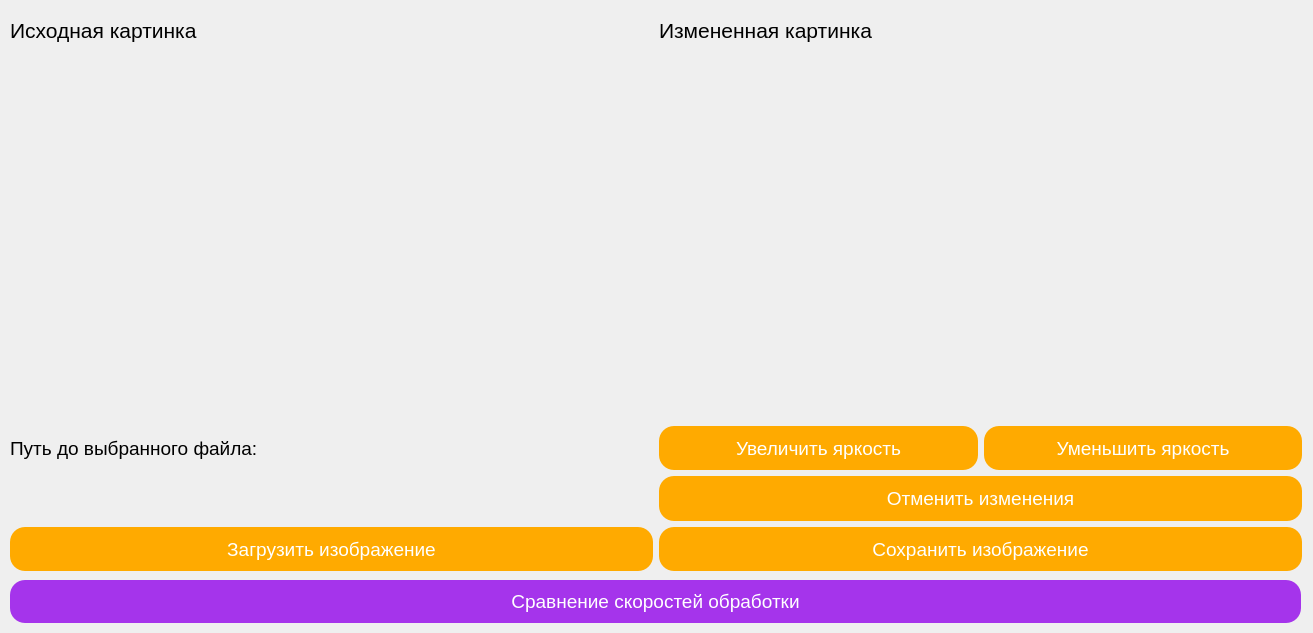
<?xml version="1.0" encoding="UTF-8"?>
<ui version="4.0">
 <class>MainWindow</class>
 <widget class="QMainWindow" name="MainWindow">
  <property name="geometry">
   <rect>
    <x>0</x>
    <y>0</y>
    <width>1313</width>
    <height>633</height>
   </rect>
  </property>
  <property name="windowTitle">
   <string>Lab_09</string>
  </property>
  <widget class="QWidget" name="centralwidget">
   <widget class="QWidget" name="horizontalLayoutWidget_4">
    <property name="geometry">
     <rect>
      <x>10</x>
      <y>10</y>
      <width>1291</width>
      <height>41</height>
     </rect>
    </property>
    <layout class="QHBoxLayout" name="horizontalLayout_4">
     <item>
      <widget class="QLabel" name="label_2">
       <property name="font">
        <font>
         <pointsize>16</pointsize>
        </font>
       </property>
       <property name="text">
        <string>Исходная картинка</string>
       </property>
      </widget>
     </item>
     <item>
      <widget class="QLabel" name="label">
       <property name="font">
        <font>
         <pointsize>16</pointsize>
        </font>
       </property>
       <property name="text">
        <string>Измененная картинка</string>
       </property>
      </widget>
     </item>
    </layout>
   </widget>
   <widget class="QWidget" name="horizontalLayoutWidget">
    <property name="geometry">
     <rect>
      <x>10</x>
      <y>60</y>
      <width>1292</width>
      <height>511</height>
     </rect>
    </property>
    <layout class="QHBoxLayout" name="horizontalLayout">
     <property name="sizeConstraint">
      <enum>QLayout::SetDefaultConstraint</enum>
     </property>
     <item>
      <layout class="QVBoxLayout" name="verticalLayout">
       <item>
        <widget class="QLabel" name="input_img">
         <property name="sizePolicy">
          <sizepolicy hsizetype="Fixed" vsizetype="Fixed">
           <horstretch>0</horstretch>
           <verstretch>0</verstretch>
          </sizepolicy>
         </property>
         <property name="minimumSize">
          <size>
           <width>640</width>
           <height>360</height>
          </size>
         </property>
         <property name="text">
          <string/>
         </property>
        </widget>
       </item>
       <item>
        <widget class="QLabel" name="label_3">
         <property name="sizePolicy">
          <sizepolicy hsizetype="Preferred" vsizetype="Preferred">
           <horstretch>0</horstretch>
           <verstretch>0</verstretch>
          </sizepolicy>
         </property>
         <property name="font">
          <font>
           <pointsize>14</pointsize>
          </font>
         </property>
         <property name="text">
          <string>Путь до выбранного файла:</string>
         </property>
        </widget>
       </item>
       <item>
        <widget class="QLabel" name="path">
         <property name="sizePolicy">
          <sizepolicy hsizetype="Preferred" vsizetype="Preferred">
           <horstretch>0</horstretch>
           <verstretch>0</verstretch>
          </sizepolicy>
         </property>
         <property name="font">
          <font>
           <pointsize>13</pointsize>
          </font>
         </property>
         <property name="text">
          <string/>
         </property>
        </widget>
       </item>
       <item>
        <widget class="QPushButton" name="pushButton_download">
         <property name="sizePolicy">
          <sizepolicy hsizetype="Preferred" vsizetype="Preferred">
           <horstretch>0</horstretch>
           <verstretch>0</verstretch>
          </sizepolicy>
         </property>
         <property name="font">
          <font>
           <pointsize>14</pointsize>
          </font>
         </property>
         <property name="styleSheet">
          <string notr="true">background-color: rgb(255, 170, 0);
border-radius: 15px;
color:rgb(255, 255, 255)</string>
         </property>
         <property name="text">
          <string>Загрузить изображение</string>
         </property>
        </widget>
       </item>
      </layout>
     </item>
     <item>
      <layout class="QVBoxLayout" name="verticalLayout_2">
       <item>
        <widget class="QLabel" name="output_img">
         <property name="sizePolicy">
          <sizepolicy hsizetype="Fixed" vsizetype="Fixed">
           <horstretch>0</horstretch>
           <verstretch>0</verstretch>
          </sizepolicy>
         </property>
         <property name="minimumSize">
          <size>
           <width>640</width>
           <height>360</height>
          </size>
         </property>
         <property name="text">
          <string/>
         </property>
        </widget>
       </item>
       <item>
        <layout class="QHBoxLayout" name="horizontalLayout_2">
         <item>
          <widget class="QPushButton" name="pushButton_increase_br">
           <property name="sizePolicy">
            <sizepolicy hsizetype="Preferred" vsizetype="Preferred">
             <horstretch>0</horstretch>
             <verstretch>0</verstretch>
            </sizepolicy>
           </property>
           <property name="font">
            <font>
             <pointsize>14</pointsize>
            </font>
           </property>
           <property name="styleSheet">
            <string notr="true">background-color: rgb(255, 170, 0);
border-radius: 15px;
color:rgb(255, 255, 255)</string>
           </property>
           <property name="text">
            <string>Увеличить яркость</string>
           </property>
          </widget>
         </item>
         <item>
          <widget class="QPushButton" name="pushButton_reduce_br">
           <property name="sizePolicy">
            <sizepolicy hsizetype="Preferred" vsizetype="Preferred">
             <horstretch>0</horstretch>
             <verstretch>0</verstretch>
            </sizepolicy>
           </property>
           <property name="font">
            <font>
             <pointsize>14</pointsize>
            </font>
           </property>
           <property name="styleSheet">
            <string notr="true">background-color: rgb(255, 170, 0);
border-radius: 15px;
color:rgb(255, 255, 255)</string>
           </property>
           <property name="text">
            <string>Уменьшить яркость</string>
           </property>
          </widget>
         </item>
        </layout>
       </item>
       <item>
        <widget class="QPushButton" name="pushButton_cancel">
         <property name="sizePolicy">
          <sizepolicy hsizetype="Preferred" vsizetype="Preferred">
           <horstretch>0</horstretch>
           <verstretch>0</verstretch>
          </sizepolicy>
         </property>
         <property name="font">
          <font>
           <pointsize>14</pointsize>
          </font>
         </property>
         <property name="styleSheet">
          <string notr="true">background-color: rgb(255, 170, 0);
border-radius: 15px;
color:rgb(255, 255, 255)</string>
         </property>
         <property name="text">
          <string>Отменить изменения</string>
         </property>
        </widget>
       </item>
       <item>
        <widget class="QPushButton" name="pushButton_save">
         <property name="sizePolicy">
          <sizepolicy hsizetype="Preferred" vsizetype="Preferred">
           <horstretch>0</horstretch>
           <verstretch>0</verstretch>
          </sizepolicy>
         </property>
         <property name="font">
          <font>
           <pointsize>14</pointsize>
          </font>
         </property>
         <property name="styleSheet">
          <string notr="true">background-color: rgb(255, 170, 0);
border-radius: 15px;
color:rgb(255, 255, 255)</string>
         </property>
         <property name="text">
          <string>Сохранить изображение</string>
         </property>
        </widget>
       </item>
      </layout>
     </item>
    </layout>
   </widget>
   <widget class="QPushButton" name="pushButton_cmp_times">
    <property name="geometry">
     <rect>
      <x>10</x>
      <y>580</y>
      <width>1291</width>
      <height>43</height>
     </rect>
    </property>
    <property name="sizePolicy">
     <sizepolicy hsizetype="Preferred" vsizetype="Preferred">
      <horstretch>0</horstretch>
      <verstretch>0</verstretch>
     </sizepolicy>
    </property>
    <property name="font">
     <font>
      <pointsize>14</pointsize>
     </font>
    </property>
    <property name="styleSheet">
     <string notr="true">background-color: rgb(165, 52, 235);
border-radius: 15px;
color:rgb(255, 255, 255)</string>
    </property>
    <property name="text">
     <string>Сравнение скоростей обработки</string>
    </property>
   </widget>
  </widget>
 </widget>
 <resources/>
 <connections/>
</ui>
